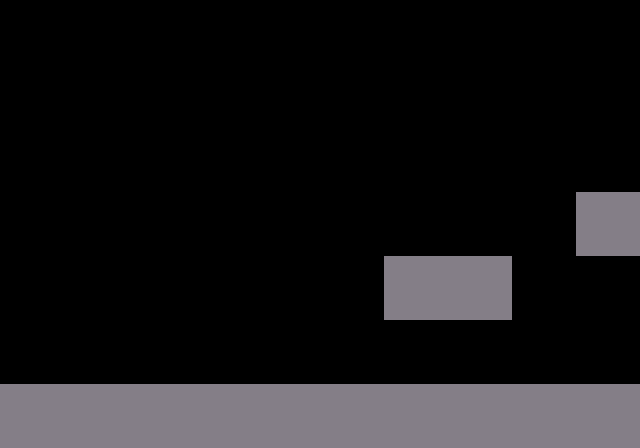

This is a level from a 2D game, rendered from its Tiled map with the project's own tilesets. A one-line summary and the complete map file follow:
An orthogonal 10x7 tile map with 64x64 px tiles, 1 tile layer (Tile Layer 1).

<map version="1.9" tiledversion="1.9.1" orientation="orthogonal" renderorder="right-down" width="10" height="7" tilewidth="64" tileheight="64" infinite="0" nextlayerid="2" nextobjectid="1">
 <tileset firstgid="1" name="tileSet" tilewidth="64" tileheight="64" tilecount="1" columns="1">
  <image source="GameProjects/HaxeStuff/HaxeFlixel/PlatformerControler/assets/images/tileSet.png" width="64" height="64" />
 </tileset>
 <layer id="1" name="Tile Layer 1" width="10" height="7">
  <data encoding="csv">
0,0,0,0,0,0,0,0,0,0,
0,0,0,0,0,0,0,0,0,0,
0,0,0,0,0,0,0,0,0,0,
0,0,0,0,0,0,0,0,0,1,
0,0,0,0,0,0,1,1,0,0,
0,0,0,0,0,0,0,0,0,0,
1,1,1,1,1,1,1,1,1,1
</data>
 </layer>
</map>
